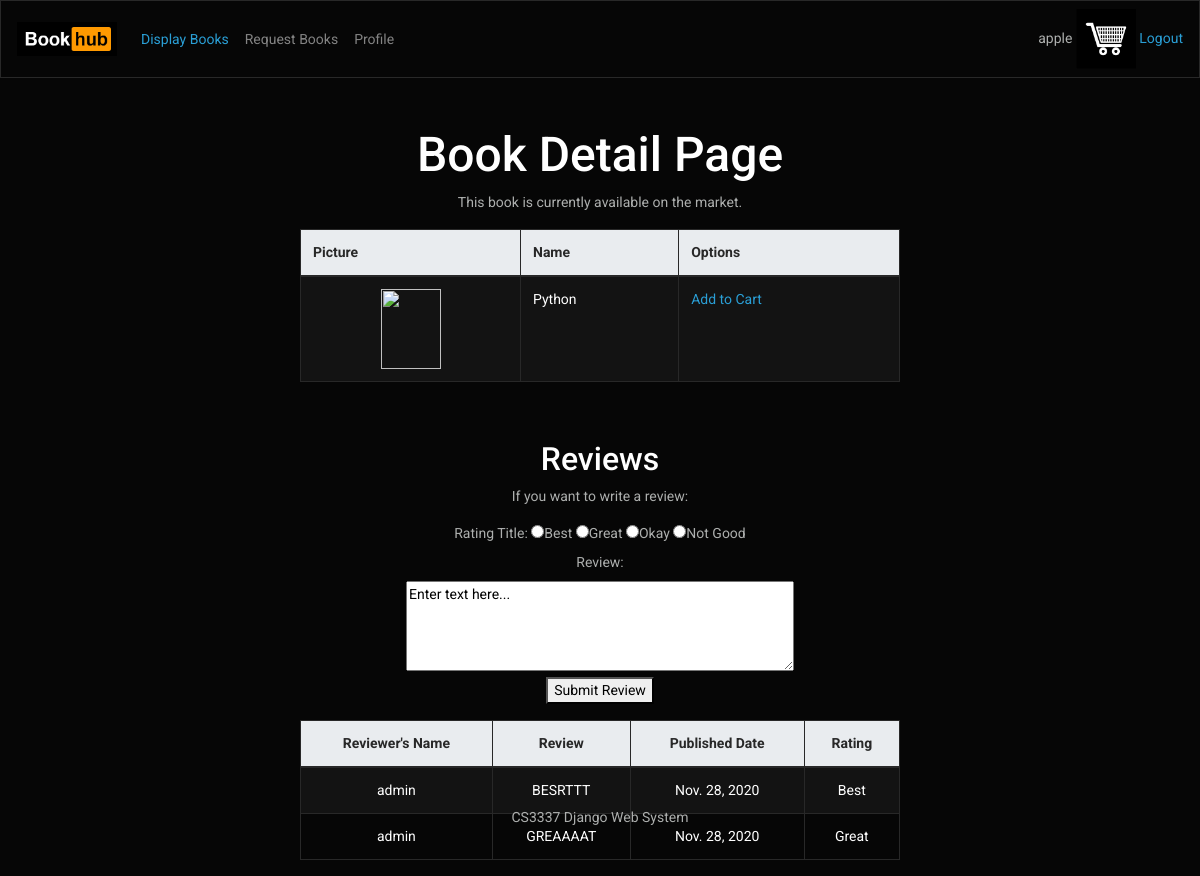
Screenshot of /book_detail/1 (signed in) with the database file from the repository.
### bookMng/models.py (models this page shows, shortened)
class Book(models.Model):
    name = models.CharField(max_length=200)
    web = models.URLField(max_length=200)
    price = models.DecimalField(decimal_places=2,max_digits=6)
    publishdate = models.DateField(auto_now=True)
    picture = models.FileField(upload_to='bookEx/static/uploads')
    pic_path = models.CharField(max_length=300, editable=False, blank=True)
    username = models.ForeignKey(User, blank=True, null=True, on_delete=models.CASCADE)

class Review(models.Model):
    bookId = models.ForeignKey(Book, blank=True, null=True, on_delete=models.CASCADE)
    rating = models.CharField(max_length=200)
    review = models.TextField(max_length=1000)
    username = models.ForeignKey(User, blank=True, null=True, on_delete=models.CASCADE)
    publishdate = models.DateField(auto_now=True)
    submitted = models.BooleanField(default=False)

### bookMng/views.py (the view, shortened to what this page needs)
# urls.py: path('book_detail/<int:book_id>', views.book_detail, name='book_detail'),
@login_required(login_url=reverse_lazy('login'))
def book_detail(request, book_id):
    book = Book.objects.get(id=book_id)
    reviews = Review.objects.filter(bookId = book_id)
    book.pic_path = book.picture.url[14:]
    review = request.POST.get('review', '')
    rating = request.POST.get('rating_title', '')
    return render(request,
      'bookMng/book_detail.html',
      {
          'item_list': MainMenu.objects.all(),
          'reviews': reviews,
          'book': book,
      })

### bookEx/templates/bookMng/book_detail.html (shortened to what this page needs)
{% extends "base.html" %}
{% load static %}
{% block logo %}
<a class="navbar-brand" href="/">
<img src= "{% static 'logoHorz.png' %}" class="" style="width: 100px">
</a>
{% endblock logo%}
{% block navbar_item %}
    <li class="nav-item active">
        <a class="nav-link text-primary" href="/displaybooks">Display Books</a>
    </li>
    <li class="nav-item">
        <a class="nav-link" href="/postbook">Request Books</a>
    </li>
    <li class="nav-item">
        <a class="nav-link" href="/mybooks">Profile</a>
    </li>
{% endblock navbar_item %}
{% block main_content %}
<div class="text-center">
    <h2> Book Detail Page </h2>
    <p> This book is currently available on the market.</p>
</div>
<table class="table table-striped table-bordered mx-auto" border="2">
    <thead class="thead-light">
        <tr>
            <th width="220">Picture</th>
            <th>Name</th>
            <th>Options</th>
        </tr>
    </thead>
    <tr>
        <td><center><img src="{% static book.pic_path %}" width="60" height="80"></center></td>
        <td>{{ book.name }}</td>
        <td>
            <a href="/book_addCart/{{book.id}}">Add to Cart</a>
        </td>
    </tr>
</table>
<br><br>
<div class="text-center">
    <h4> Reviews </h4>
    <p> If you want to write a review:
    <form method="POST" id="review_form" name="review_form">
        <label for="rating_title">Rating Title:</label>
        <input type="radio" name="rating_title" value="Best">Best
        <input type="radio" name="rating_title" value="Great">Great
        <input type="radio" name="rating_title" value="Okay">Okay
        <input type="radio" name="rating_title" value="Not Good">Not Good
        <br>
        <label for="review">Review:</label><br>
        <textarea rows="4" cols="50" name="review" form="review_form">Enter text here...
        </textarea><br>
    </form>
    <button type="submit" form="review_form">Submit Review</button>
    </p>
    <table class="table table-striped table-bordered mx-auto" border="2">
    <thead class="thead-light">
        <tr>
            <th>Reviewer's Name</th>
            <th>Review</th>
            <th>Published Date</th>
            <th>Rating</th>
        </tr>
    </thead>
    {% if not reviews %}
    <tr>
        <td class="text-center" colspan="4">No Reviews Available.</td>
    </tr>
    {% else %}
    {% for item in reviews %}
    <tr>
        <td>{{ item.username }} </td>
        <td>{{ item.review }} </td>
        <td>{{ item.publishdate }} </td>
        <td>{{ item.rating }} </td>
    </tr>
    {% endfor %}
    {% endif %}
</div>
{% endblock main_content %}

### bookEx/templates/base.html (shortened to what this page needs)
{% load static %}
<!DOCTYPE html>
<html lang="en">
<head>
    <link href="{% static 'bootstrap.css' %}" rel="stylesheet" type="text/css">
</head>
<body>
<nav class="navbar navbar-expand-lg navbar-dark bg-dark">
    {% block logo %}{% endblock logo %}
    <div class="collapse navbar-collapse" id="navbarColor02">
    <ul class="navbar-nav mr-auto text-light">
        {% block navbar_item %}{% endblock navbar_item %}
    </ul>
    <div class="ml-5">
        <span style="float: right;">
            {% if user.is_authenticated %}
                {{ user.username }}
                <a href="{% url 'shoppingcart' %}">
                    <img src= "{% static 'cart_logo.png' %}" class="" style="width: 60px">
                </a>
                <a href="{% url 'logout' %}?next=/"> Logout </a>
            {% else %}
                NOT Logged in.
                <a href="{% url 'login' %}?next=/"> Login </a>
            {% endif %}
        </span>
    </div>
  </div>
</nav>
<div class="mt-5">
    {% block main_content %}
    {% endblock main_content %}
</div>
<footer class="text-center fixed-bottom mb-5" id="footer"> CS3337 Django Web System </footer>
</body>
</html>

### rows the page displays
Book: name "Python"
Review: username "admin", review "BESRTTT", publishdate "Nov. 28, 2020", rating "Best"
Review: username "admin", review "GREAAAAT", publishdate "Nov. 28, 2020", rating "Great"

### other values shown
{{ user.username }} "apple"
